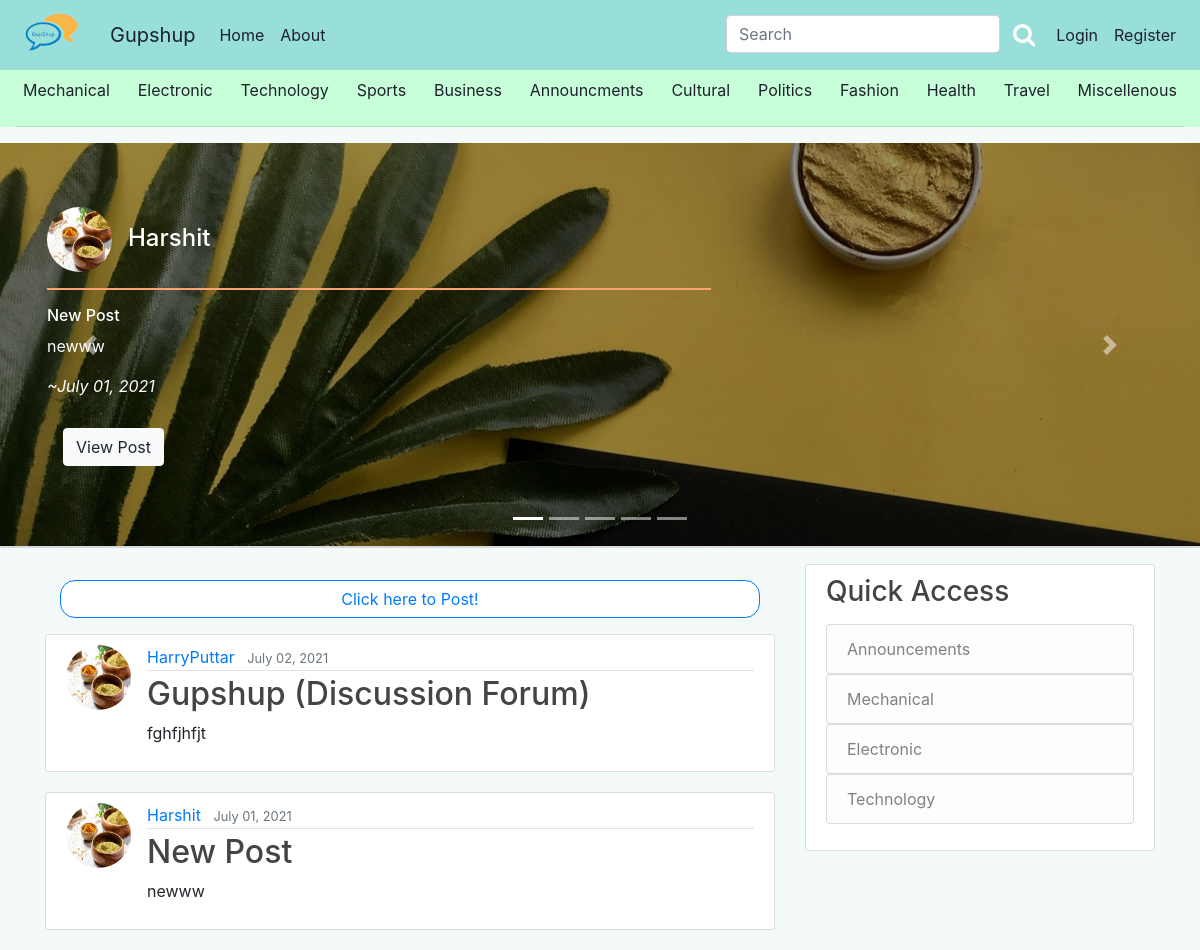
Before: / with the older database file.
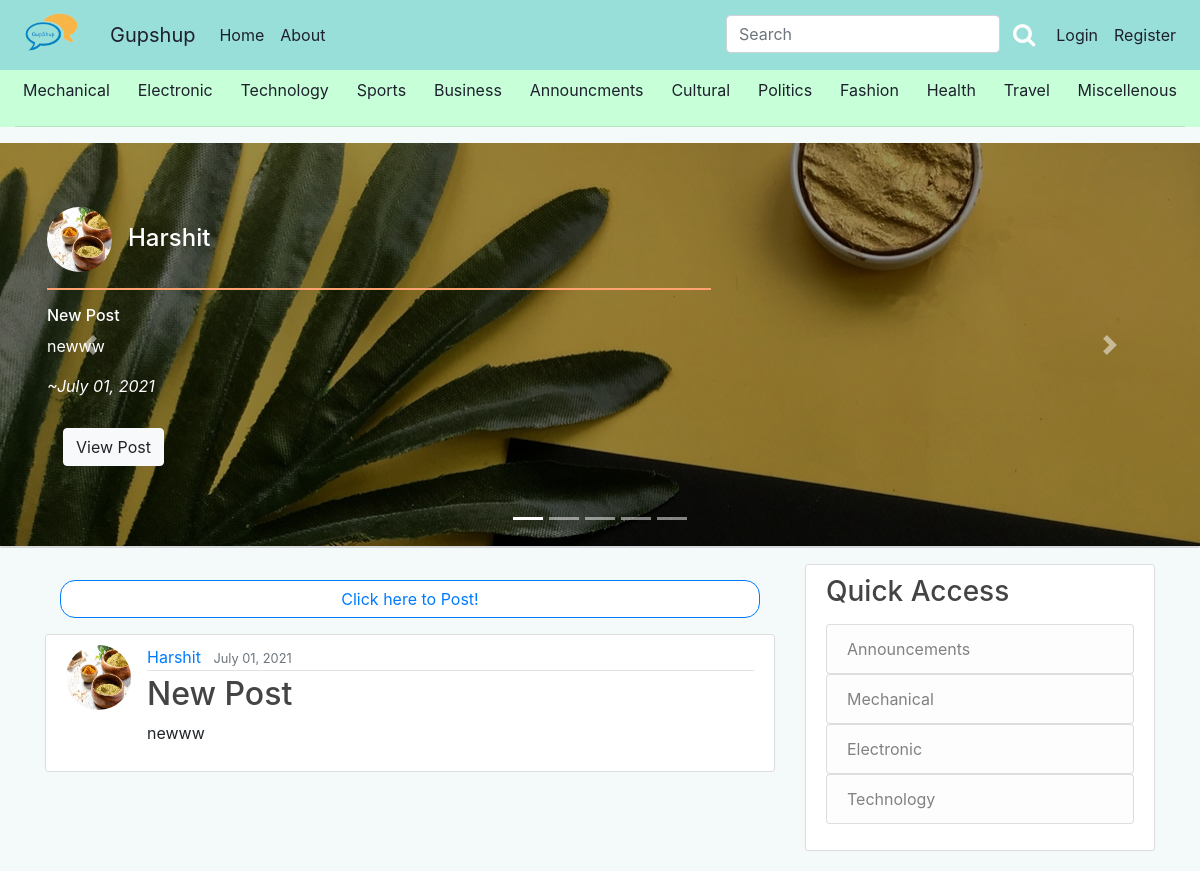
After: the same page with the newer database file.
### blog/models.py (models this page shows, shortened)
class Post(models.Model):
    title = models.CharField(max_length=100)
    content = models.TextField()
    date_posted = models.DateTimeField(default=timezone.now)
    author = models.ForeignKey(User, on_delete=models.CASCADE)
    category = models.CharField(
        max_length=20,
        choices=Category_choices,
        default='Miscellenous'
    )
    upvote = models.ManyToManyField(User, related_name='upvote',blank=True)
    downvote = models.ManyToManyField(User, related_name='downvote',blank=True)
    bookmark = models.ManyToManyField(User, related_name='bookmark',blank=True)

### users/models.py (models this page shows, shortened)
class Profile(models.Model):
	user = models.OneToOneField(User, on_delete=models.CASCADE)
	image = models.ImageField(default='default2.png',upload_to='profile_pics')
	gender = models.CharField(max_length = 20,choices=gender_choices,default='Select your gender',blank=True, null=True)
	image_url = models.URLField(default = "http://127.0.0.1:8000/media/default2.png")

### blog/views.py (the view)
# urls.py: path('', PostListView.as_view(), name='blog-home'),
class PostListView(ListView):
    model = Post
    template_name = 'blog/home.html'
    context_object_name = 'posts'
    ordering = ['-date_posted']
    paginate_by = 5
    def get_context_data(self, **kwargs):
        top3 = Post.objects.annotate(
            q_count=Count('upvote')).order_by('-q_count')[:5]
        context = super(PostListView, self).get_context_data(**kwargs)
        context['posts'] = Post.objects.all()
        context['tops'] = top3
        context['announcments'] = Post.objects.filter(category='Announcments')
        p = Paginator(Post.objects.select_related().all().order_by(
            '-date_posted'), self.paginate_by)
        context['posts'] = p.page(context['page_obj'].number)
        return context

### blog/templates/blog/home.html (shortened to what the changed rows need)
{% extends "blog/base.html" %}
{%block carousel%}
{% load crispy_forms_tags%}
{% load static %}
<div class="container-fluid px-0 ">
	<div id="carouselExampleIndicators" class="carousel slide" data-ride="carousel">
		<div class="carousel-inner mt-0 py-0">
		  <div class="carousel-item active">
			{% if tops.4.category == "Business"%}
		  <div class="jumbotron " style="background-image: linear-gradient(to bottom, rgba(0,0,0,0.4) 0%,rgba(0,0,0,0.4) 100%),url({%static 'blog/business_banner.jpg'%}); border-radius: 0; margin-bottom: 0px; ">
		{% elif  tops.4.category == "Electronic" %}
			<div class="jumbotron " style="background-image: linear-gradient(to bottom, rgba(0,0,0,0.4) 0%,rgba(0,0,0,0.4) 100%),url({%static 'blog/electronic_banner.jpg'%}); border-radius: 0; margin-bottom: 0px; ">
		{% elif  tops.4.category == "Mechanical" %}
			<div class="jumbotron " style="background-image: linear-gradient(to bottom, rgba(0,0,0,0.4) 0%,rgba(0,0,0,0.4) 100%),url({%static 'blog/machine_banner.jpg'%}); border-radius: 0; margin-bottom: 0px; ">
		{% elif  tops.4.category == "Sports" %}
			<div class="jumbotron " style="background-image: linear-gradient(to bottom, rgba(0,0,0,0.4) 0%,rgba(0,0,0,0.4) 100%),url({%static 'blog/sports_banner.jpg'%}); border-radius: 0; margin-bottom: 0px; ">
		{% elif  tops.4.category == "Technology" %}
			<div class="jumbotron " style="background-image: linear-gradient(to bottom, rgba(0,0,0,0.4) 0%,rgba(0,0,0,0.4) 100%),url({%static 'blog/tech_banner.jpg'%}); border-radius: 0; margin-bottom: 0px; ">
		{% else %}
			<div class="jumbotron " style="background-image: linear-gradient(to bottom, rgba(0,0,0,0.4) 0%,rgba(0,0,0,0.4) 100%),url({%static 'blog/misc_banner.jpg'%}); border-radius: 0; margin-bottom: 0px; ">
		{% endif %}
      	<div class="container py-0 mb-0">
				<strong><h4 style="color: #FFFF;"><img class="rounded-circle article-img "src = {{tops.0.author.profile.image.url}}>{{tops.0.author}}</h4></strong>
				<h6 class="mb-2" style="color: white;"><hr style=" border-top: 2px solid #ffa372; width: 60%; margin-left: 0px; ;"/>
					{{tops.0.title}}</h6>
				<p  style="color: #FFF;">{{tops.0.content| safe}}</p>
				<i style="color: #FFF;">~{{tops.0.date_posted|date:"F d, Y"}}</i>
		  <p class="lead px-3">
			  <br>
		    <a class="btn btn-light " href="{% url 'post-detail' tops.0.id %}" role="button">View Post</a>
		  </p>
	  </div>
    </div>
    </div>
</div>
	  </div>
</div>
	{% endblock %}
{% block content %}
	{% for post in posts|slice:"{{ page_obj.paginator.count }}-1::-1"%}
		<article class="media content-section">
			<img class="rounded-circle article-img "src = {{post.author.profile.image.url}}>
		    <div class="media-body">
			    <div class="article-metadata">
			      <a class="mr-2" href="{% url 'user-posts' post.author.username %}">{{ post.author }}</a>
			      <small class="text-muted">{{ post.date_posted|date:"F d, Y" }}</small>
			    </div>
			    <h2><a class="article-title" href="{% url 'post-detail' post.id %}">{{ post.title }}</a></h2>
				{% if post.content|length > 170%}
			    <p class="article-content">{{ post.content|slice:":170"| safe }}...</p>
				{% else %}
				 <p class="article-content">{{ post.content|slice:":170"| safe }}</p>
				{% endif %}
			</div>
		</article>
	{%endfor%}
{% endblock content %}

Changed rows visible on the page:
removed Post: author.profile.image (placeholder picture), author "HarryPuttar", date_posted "July 02, 2021", title "Gupshup (Discussion Forum)", content "fghfjhfjt"
